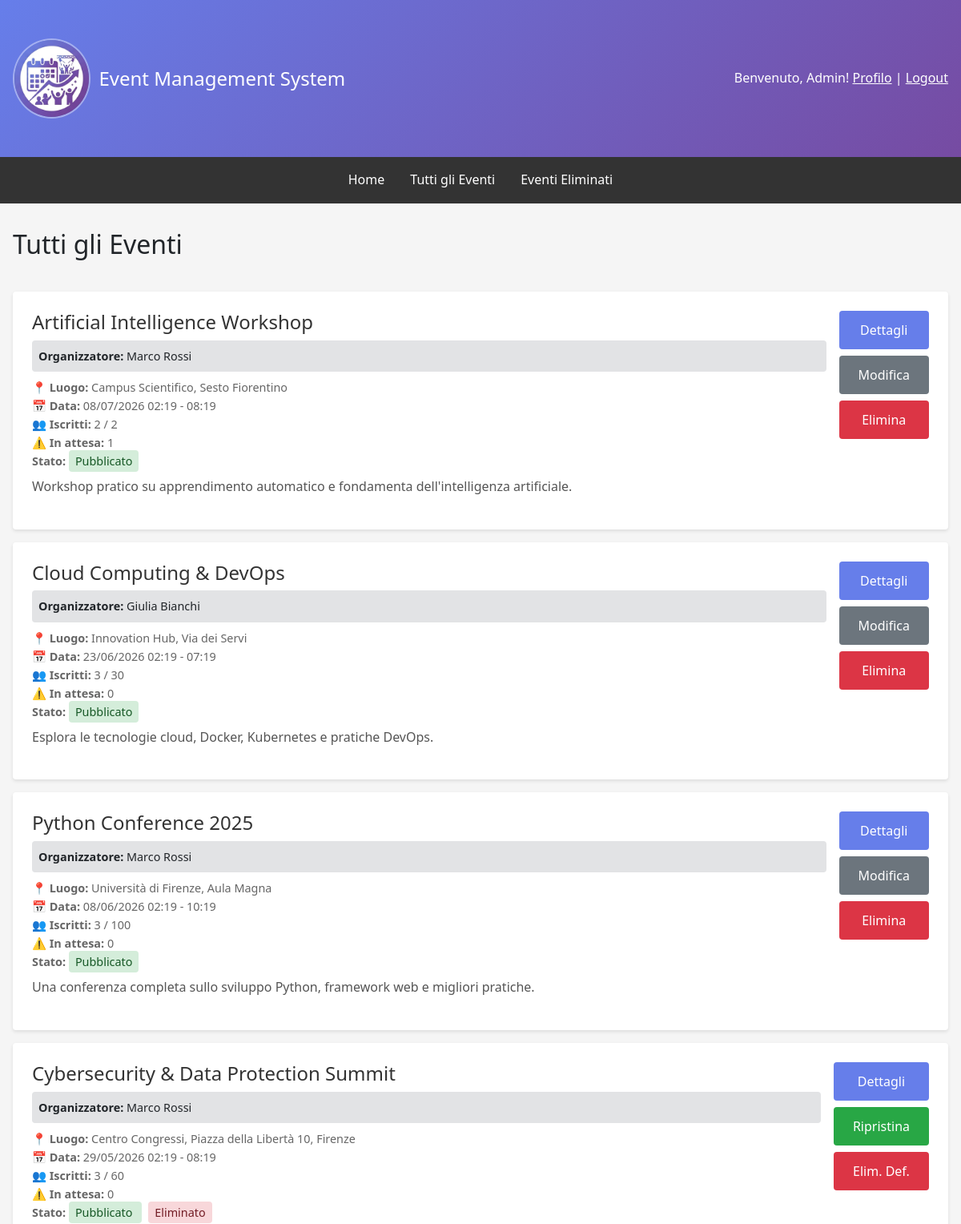
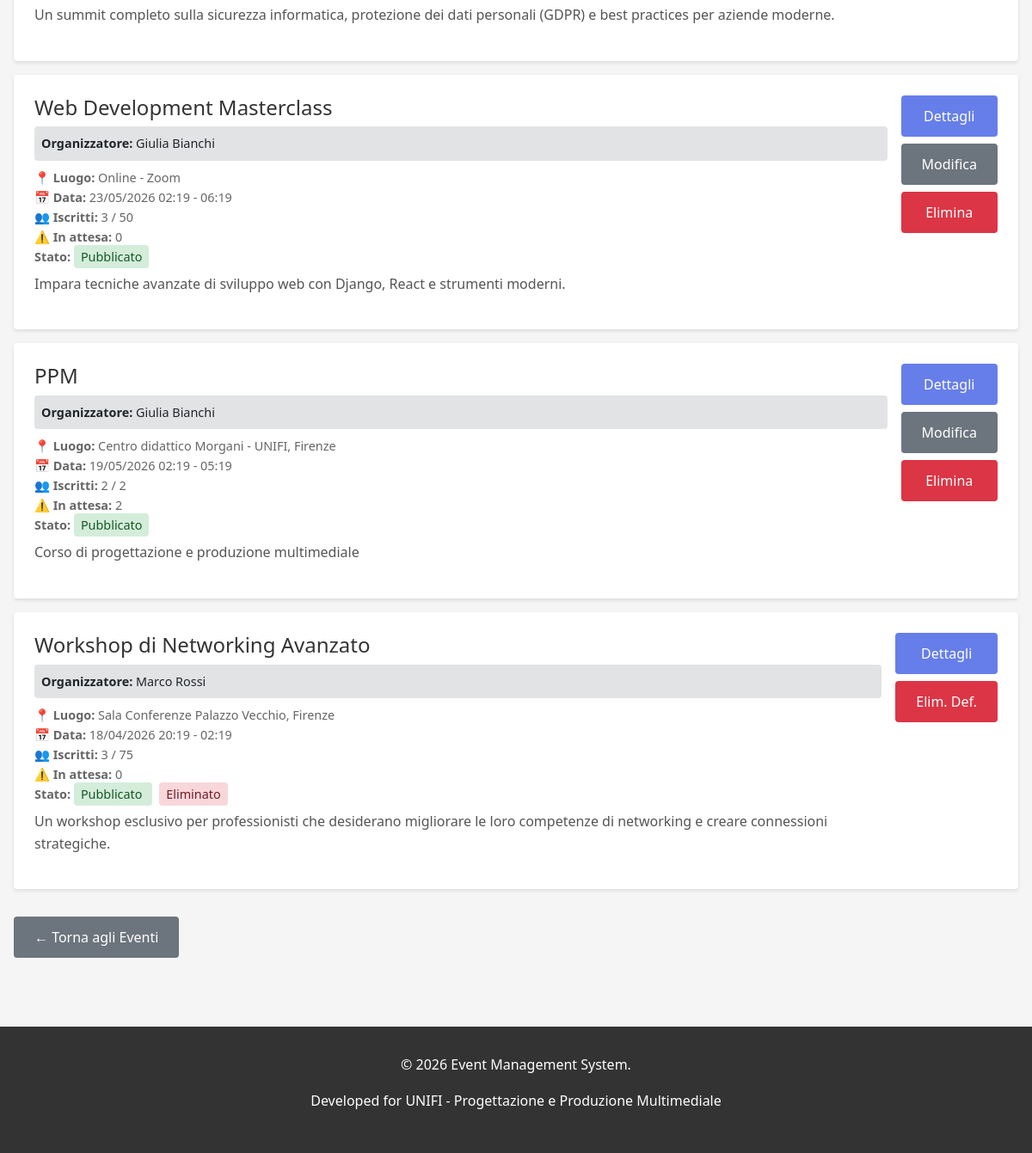
The page /events/my-events/ (signed in) on the database its author committed (2 pictures, top to bottom).
### events/models.py (models this page shows, shortened)
class Event(models.Model):
    STATUS_CHOICES = [('draft', 'Bozza'), ('published', 'Pubblicato'), ('ongoing', 'In Corso'), ('completed', 'Completato'), ('cancelled', 'Annullato')]
    title = models.CharField(max_length=200, verbose_name='Titolo')
    description = models.TextField(verbose_name='Descrizione')
    organizer = models.ForeignKey(User, on_delete=models.CASCADE, related_name='organized_events', verbose_name='Organizzatore')
    location = models.CharField(max_length=255, verbose_name='Luogo')
    start_date = models.DateTimeField(verbose_name='Data e Ora Inizio')
    end_date = models.DateTimeField(verbose_name='Data e Ora Fine')
    max_attendees = models.IntegerField(null=True, blank=True, verbose_name='Numero Massimo Partecipanti')
    image = models.ImageField(upload_to='event_images/', blank=True, null=True, verbose_name='Immagine')
    status = models.CharField(max_length=15, choices=STATUS_CHOICES, default='draft', verbose_name='Stato')
    created_at = models.DateTimeField(auto_now_add=True)
    updated_at = models.DateTimeField(auto_now=True)
    deleted_at = models.DateTimeField(null=True, blank=True, verbose_name='Eliminato il')
    class Meta:
        ordering = ['-start_date']
        permissions = [('can_create_event', 'Può creare eventi'), ('can_edit_own_events', 'Può modificare i propri eventi'), ('can_delete_own_events', 'Può eliminare i propri eventi'), ('can_view_attendees', 'Può visualizzare la lista dei partecipanti')]
    @property
    def get_confirmed_attendees_count(self):
        return self.eventregistration_set.filter(status='confirmed').count()
    def get_pending_attendees_count(self):
        return self.eventregistration_set.filter(status='pending').count()

### events/views.py (the view)
# urls.py: path('my-events/', views.organizer_events, name='organizer_events'),
def organizer_events(request):
    if not request.user.is_authenticated:
        return redirect('users:login')
    try:
        profile = request.user.profile
        is_organizer = profile.role == 'organizer'
    except UserProfile.DoesNotExist:
        is_organizer = False
    is_admin = request.user.is_staff
    if not is_organizer and not is_admin:
        messages.error(request, 'Accesso negato. Solo gli organizzatori e gli admin possono visualizzare questa pagina.')
        return redirect('events:event_list')
    if is_admin:
        events = Event.objects.all().order_by('-start_date')
    else:
        events = Event.objects.filter(organizer=request.user).order_by('start_date')
    from django.utils import timezone
    for event in events:
        if event.deleted_at:
            event.can_restore = (timezone.now() - event.deleted_at).days < 3
        else:
            event.can_restore = False
    context = {'events': events, 'title': 'I miei eventi', 'is_admin': is_admin}
    return render(request, 'events/organizer_events.html', context)

### templates/events/organizer_events.html (shortened to what this page needs)
{% extends 'base.html' %}
{% block content %}
<div class="organizer-header">
    <h2>{% if is_admin %}Tutti gli Eventi{% else %}I Miei Eventi{% endif %}</h2>
</div>
{% if events %}
    {% for event in events %}
        <div class="event-card">
            <div class="event-card-content">
                <div class="event-card-info">
                    <h3 class="event-title">{{ event.title }}</h3>
                    {% if is_admin and user != event.organizer %}
                        <div style="background-color: #e2e3e5; padding: 0.5rem; border-radius: 4px; margin-bottom: 0.5rem; font-size: 0.9rem;">
                            <strong>Organizzatore:</strong> {{ event.organizer.get_full_name|default:event.organizer.username }}
                        </div>
                    {% endif %}
                    <div class="event-meta">
                        <strong>📍 Luogo:</strong> {{ event.location }}<br>
                        <strong>📅 Data:</strong> {{ event.start_date|date:"d/m/Y H:i" }} - {{ event.end_date|date:"H:i" }}<br>
                        <strong>👥 Iscritti:</strong> {{ event.get_confirmed_attendees_count }}{% if event.max_attendees %} / {{ event.max_attendees }}{% endif %}<br>
                        <strong>⚠️ In attesa:</strong> {{ event.get_pending_attendees_count }}<br>
                        <strong>Stato:</strong>
                        <span style="padding: 0.25rem 0.5rem; border-radius: 4px; font-size: 0.9rem;
                            {% if event.status == 'published' %}background-color: #d4edda; color: #155724;
                            {% elif event.status == 'draft' %}background-color: #fff3cd; color: #856404;
                            {% elif event.status == 'cancelled' %}background-color: #f8d7da; color: #721c24;
                            {% elif event.status == 'completed' %}background-color: #d1ecf1; color: #0c5460;
                            {% elif event.status == 'ongoing' %}background-color: #e8d9ff; color: #4a1d8c;
                            {% endif %}">
                            {{ event.get_status_display }}
                        </span>
                        {% if event.deleted_at %}
                            <span style="padding: 0.25rem 0.5rem; border-radius: 4px; font-size: 0.9rem; background-color: #f8d7da; color: #721c24; margin-left: 0.5rem;">
                                Eliminato
                            </span>
                        {% endif %}
                    </div>
                    <p class="event-description">{{ event.description|truncatewords:30 }}</p>
                </div>
                <div class="event-card-actions">
                    <a href="{% url 'events:event_detail' event.pk %}" class="btn" style="white-space: nowrap;">Dettagli</a>
                    {% if not event.deleted_at%}
                        <a href="{% url 'events:event_update' event.pk %}" class="btn btn-secondary" style="white-space: nowrap;">Modifica</a>
                    {% elif event.can_restore %}
                        <a href="{% url 'events:event_restore' event.pk %}" class="btn btn-success" style="white-space: nowrap;">Ripristina</a>
                    {% endif %}
                    <a href="{% url 'events:event_delete' event.pk %}" class="btn btn-danger" style="white-space: nowrap; ">
                        {% if not event.deleted_at%}
                            Elimina
                        {% else %}
                            Elim. Def.
                        {% endif %}
                    </a>
                </div>
            </div>
        </div>
    {% endfor %}
{% endif %}
<div style="margin-top: 2rem;">
    <a href="{% url 'events:event_list' %}" class="btn btn-secondary">← Torna agli Eventi</a>
</div>
{% endblock %}

### templates/base.html (shortened to what this page needs)
{% load static %}
<!DOCTYPE html>
<html lang="it">
<head>
    <link href="https://cdn.jsdelivr.net/npm/bootstrap@5.3.0/dist/css/bootstrap.min.css" rel="stylesheet">
</head>
<body>
    <header>
        <div class="container">
            <div class="header-content">
                <div class="header-logo">
                    <a href="{% url 'home' %}" style="text-decoration: none; color: inherit; display: flex; align-items: center; gap: 10px;">
                        <img src="{% static 'favicon.ico' %}" alt="Event Management System Logo">
                        <h1>Event Management System</h1>
                    </a>
                </div>
                <div class="user-info">
                    {% if user.is_authenticated %}
                        <span>Benvenuto, {{ user.first_name|default:user.username }}!</span>
                        <a href="{% url 'users:profile' %}" style="color: white; text-decoration: underline;">Profilo</a> |
                        <form method="post" action="{% url 'users:logout' %}" style="display: inline; margin: 0; padding: 0; background: none; border:none; outline: none; box-shadow: none;">
                            <button type="submit" style="background: none; border: none; color: white; text-decoration: underline; cursor: pointer; padding: 0; font: inherit; outline: none; box-shadow: none;">
                                Logout
                            </button>
                        </form>
                    {% else %}
                        <a href="{% url 'users:login' %}" style="color: white; text-decoration: underline;">Login</a> |
                        <a href="{% url 'users:register' %}" style="color: white; text-decoration: underline;">Registrati</a>
                    {% endif %}
                </div>
            </div>
        </div>
    </header>
    <nav>
        <div class="nav-links">
            <a href="{% url 'home' %}">Home</a>
            <a href="{% url 'events:event_list' %}">Tutti gli Eventi</a>
            {% if user.is_authenticated %}
                {% if user.is_staff %}
                    <a href="{% url 'events:deleted_events' %}">Eventi Eliminati</a>
                {% else %}
                    <a href="{% url 'events:user_registrations' %}">Le mie Registrazioni</a>
                    <a href="{% url 'events:calendar_view' %}">Calendario</a>
                {% endif %}
            {% endif %}
        </div>
    </nav>
    <div class="container">
        {% block content %}{% endblock %}
    </div>
    <footer>
        <p>&copy; 2026 Event Management System.</p>
        <p>Developed for UNIFI - Progettazione e Produzione Multimediale</p>
    </footer>
</body>
</html>

### templates/base.html (style rules this page uses)
* { margin: 0; padding: 0; box-sizing: border-box; }
body { font-family: 'Segoe UI', Tahoma, Geneva, Verdana, sans-serif; background-color: #f5f5f5; line-height: 1.6; }
header { background: linear-gradient(135deg, #667eea 0%, #764ba2 100%); color: white; padding: 1rem 0; }
.header-logo { display: flex; align-items: center; gap: 0.75rem; }
.header-logo img { height: 100px; width: auto; border: 2px solid rgb(255 255 255 / 0.4); border-radius: 50%; }
.header-logo h1 { margin: 0; font-size: 1.5rem; }
nav { background-color: #333; padding: 0; position: relative; transition: all 0.3s ease; }
.nav-links { display: flex; justify-content: center; padding: 0.5rem; transition: all 0.3s ease; }
nav a { display: inline-block; color: white; text-decoration: none; padding: 0.5rem 1rem; font-size: 1rem; transition: all 0.3s ease; }
.container { max-width: 1200px; margin: 0 auto; padding: 2rem 1rem; }
.header-content { display: flex; justify-content: space-between; align-items: center; }
.btn { display: inline-block; padding: 0.75rem 1.5rem; background-color: #667eea; color: white; text-decoration: none; border-radius: 4px; border: none; cursor: pointer; font-size: 1rem; }
.btn-danger { background-color: #dc3545; }
.btn-secondary { background-color: #6c757d; }
.btn-success { background-color: #28a745; }
footer { background-color: #333; color: white; text-align: center; padding: 2rem; margin-top: 3rem; }
.event-card { background: white; padding: 1.5rem; margin-bottom: 1rem; border-radius: 4px; box-shadow: 0 2px 4px rgba(0,0,0,0.1); }
.event-title { font-size: 1.5rem; margin-bottom: 0.5rem; color: #333; }
.event-meta { color: #666; font-size: 0.9rem; margin-bottom: 0.5rem; }
.event-description { color: #555; margin-bottom: 1rem; }
form { background: white; padding: 2rem; border-radius: 4px; box-shadow: 0 2px 4px rgba(0,0,0,0.1); }
.user-info { color: white; }

### templates/events/organizer_events.html (style rules this page uses)
.organizer-header { display: flex; justify-content: space-between; align-items: center; margin-bottom: 2rem; flex-wrap: wrap; gap: 1rem; }
.event-card-content { display: flex; justify-content: space-between; align-items: start; flex-wrap: wrap; gap: 1rem; }
.event-card-info { flex: 1; min-width: 200px; }
.event-card-actions { display: flex; flex-direction: column; gap: 0.5rem; }

### rows shown on the page
Event: title "Artificial Intelligence Workshop", organizer.get_full_name "Marco Rossi", location "Campus Scientifico, Sesto Fiorentino", start_date "08/07/2026 02:19", end_date "08:19", get_confirmed_attendees_count "2", max_attendees "2", get_pending_attendees_count "1", status "Pubblicato", description "Workshop pratico su apprendimento automatico e fondamenta dell'intelligenza artificiale.", shows "Modifica", shows "Elimina"
Event: title "Cloud Computing & DevOps", organizer.get_full_name "Giulia Bianchi", location "Innovation Hub, Via dei Servi", start_date "23/06/2026 02:19", end_date "07:19", get_confirmed_attendees_count "3", max_attendees "30", get_pending_attendees_count "0", status "Pubblicato", description "Esplora le tecnologie cloud, Docker, Kubernetes e pratiche DevOps.", shows "Modifica", shows "Elimina"
Event: title "Python Conference 2025", organizer.get_full_name "Marco Rossi", location "Università di Firenze, Aula Magna", start_date "08/06/2026 02:19", end_date "10:19", get_confirmed_attendees_count "3", max_attendees "100", get_pending_attendees_count "0", status "Pubblicato", description "Una conferenza completa sullo sviluppo Python, framework web e migliori pratiche.", shows "Modifica", shows "Elimina"
Event: title "Cybersecurity & Data Protection Summit", organizer.get_full_name "Marco Rossi", location "Centro Congressi, Piazza della Libertà 10, Firenze", start_date "29/05/2026 02:19", end_date "08:19", get_confirmed_attendees_count "3", max_attendees "60", get_pending_attendees_count "0", status "Pubblicato", shows "Eliminato", description "Un summit completo sulla sicurezza informatica, protezione dei dati personali (GDPR) e best practices per aziende moderne.", shows "Ripristina", shows "Elim. Def."
Event: title "Web Development Masterclass", organizer.get_full_name "Giulia Bianchi", location "Online - Zoom", start_date "23/05/2026 02:19", end_date "06:19", get_confirmed_attendees_count "3", max_attendees "50", get_pending_attendees_count "0", status "Pubblicato", description "Impara tecniche avanzate di sviluppo web con Django, React e strumenti moderni.", shows "Modifica", shows "Elimina"
Event: title "PPM", organizer.get_full_name "Giulia Bianchi", location "Centro didattico Morgani - UNIFI, Firenze", start_date "19/05/2026 02:19", end_date "05:19", get_confirmed_attendees_count "2", max_attendees "2", get_pending_attendees_count "2", status "Pubblicato", description "Corso di progettazione e produzione multimediale", shows "Modifica", shows "Elimina"
Event: title "Workshop di Networking Avanzato", organizer.get_full_name "Marco Rossi", location "Sala Conferenze Palazzo Vecchio, Firenze", start_date "18/04/2026 20:19", end_date "02:19", get_confirmed_attendees_count "3", max_attendees "75", get_pending_attendees_count "0", status "Pubblicato", shows "Eliminato", description "Un workshop esclusivo per professionisti che desiderano migliorare le loro competenze di networking e creare connessioni strategiche.", shows "Elim. Def."

### other values the page prints
{{ user.first_name|default:user.username }} "Admin"
